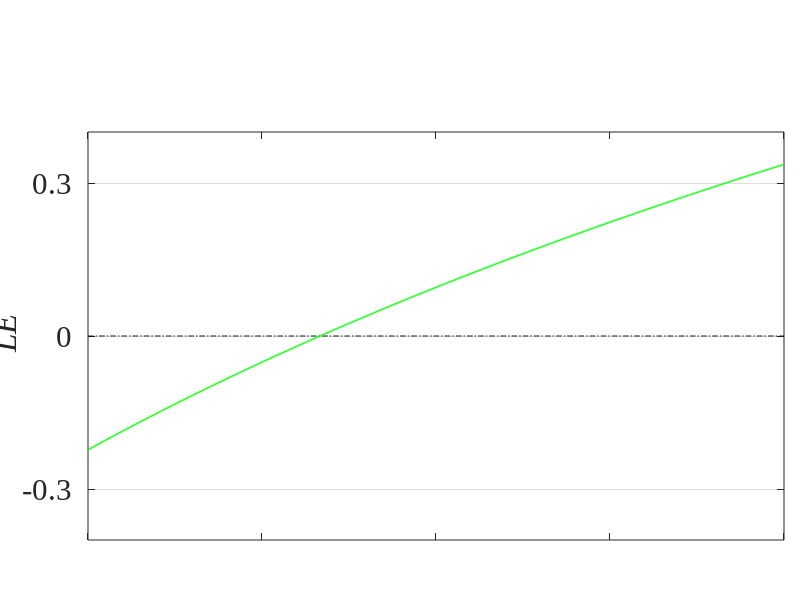

Source code (MATLAB):
clc;clear;


T = linspace(0.8,1.4,1000);
N = length(T);
L = [];
LE = [];

for j = 1:N
    XX(:,j) = log(T(j));
    disp(j);
end
LE = XX;
plot(T,zeros(1,N),'k-.');hold on
% plot(T,LE(:,1),'MarkerSize',3,'color',[0.63 0.13 0.94],'MarkerSize',1.2,'linewidth',1.2);
plot(T,LE,'MarkerSize',3,'color',[0 1 0],'MarkerSize',1.2,'linewidth',1.2);



set(gcf,'Position',[100,100,900,155]);
set(gca,'position',[0.11 0.1 0.87 0.68],'FontName','Times New Roman','FontSize',22,'XTick',0.8:0.15:1.4,'YTick',-0.3:0.3:0.3);
% set(gca,'position',[0.11 0.1 0.87 0.68],'FontName','Times New Roman','FontSize',22,'XTick',0.3:0.2:1.5,'YTick',-0.8:0.8:0.8);
% grid on;
% xlabel('\it R(a)','FontSize',24,'FontName','Times new roman');

ylabel('\it LE','FontSize',24,'FontName','Times new roman');
set(gca,'XTickLabel','')
set(gca,'Ygrid','on') 
set(gca,'YTicklabel',{'-0.3','0','0.3'},'FontSize',22);


% plot(T,LE(:,2),'b');

axis([0.8 1.4 -0.4 0.4]);




